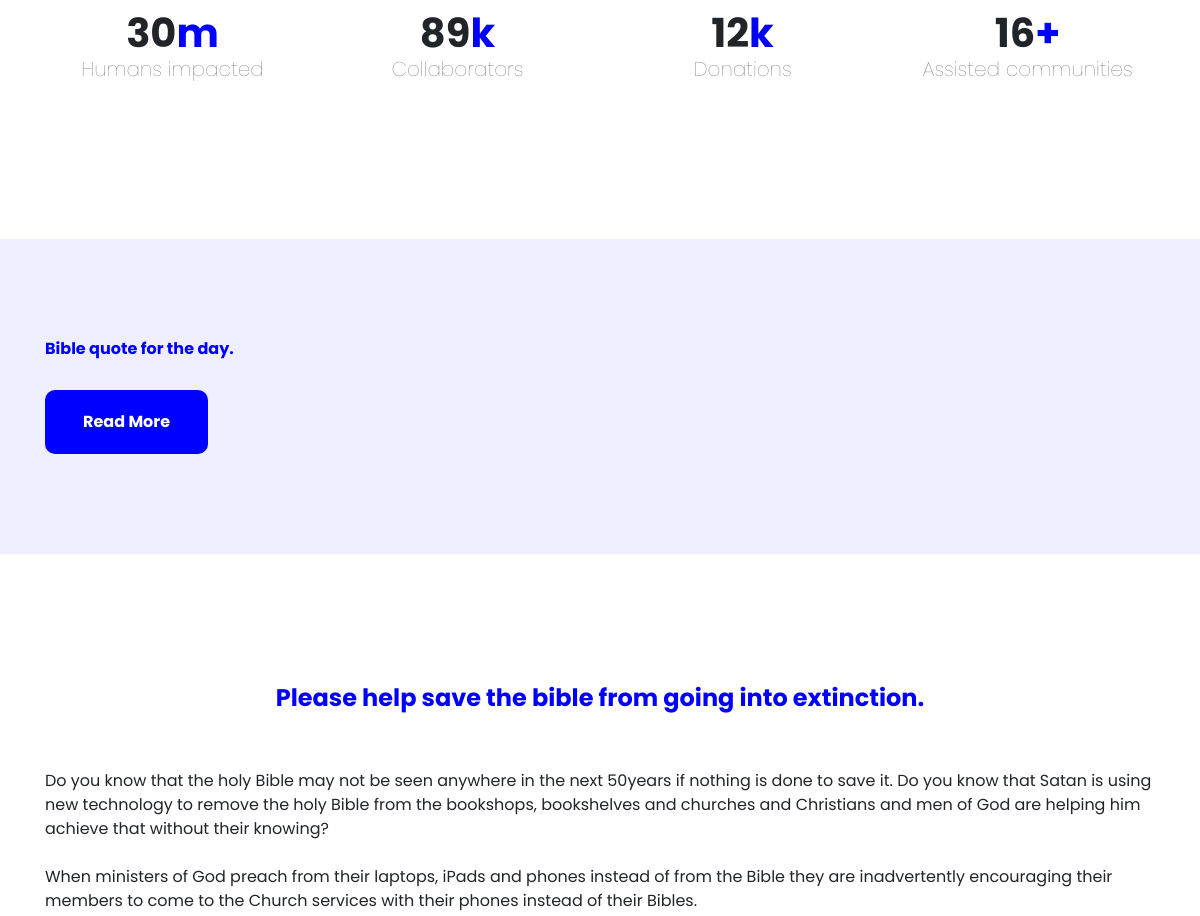
Before: / (middle part) with the older database file.
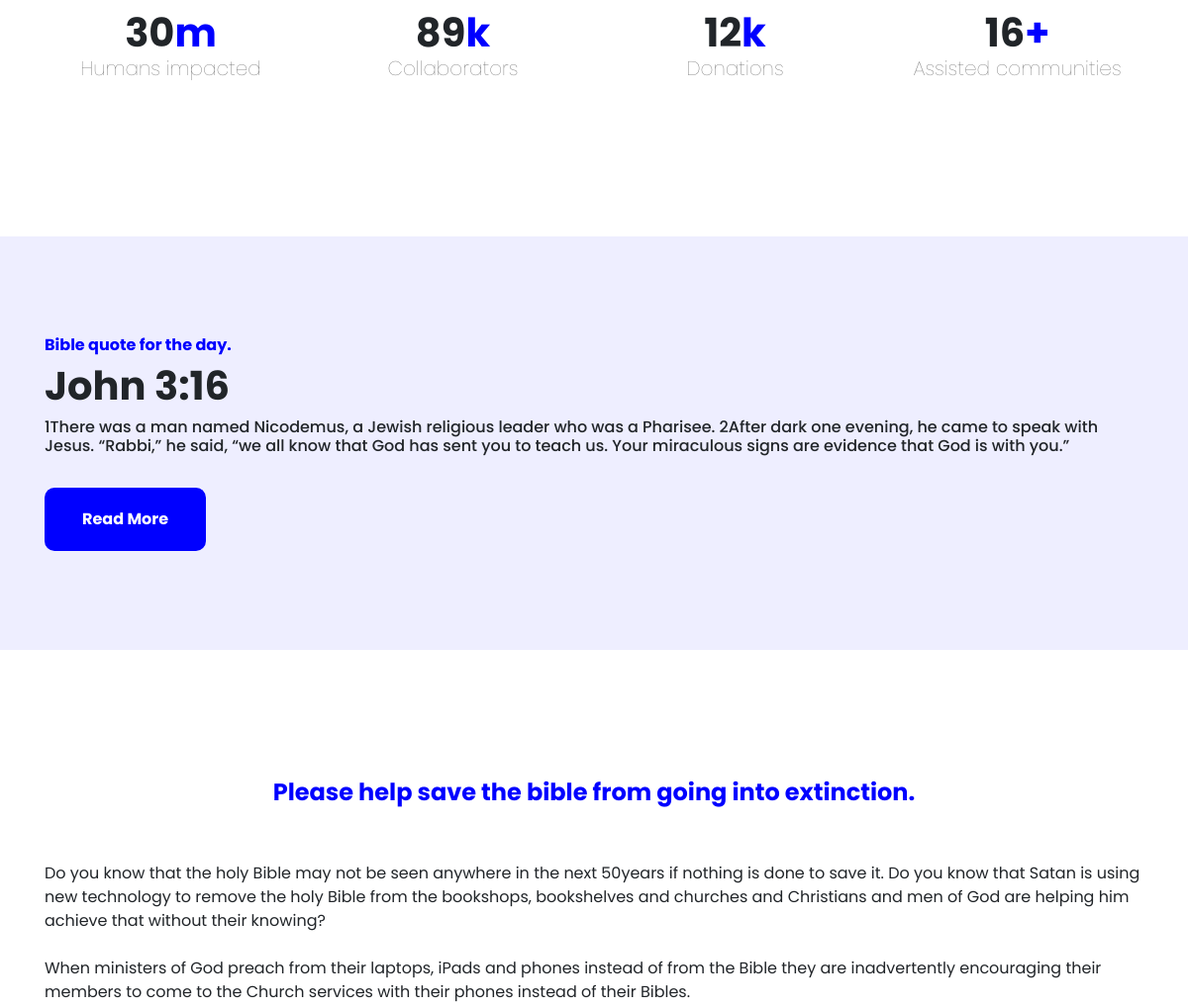
After: the same page with the newer database file.
### app.py (models this page shows)
class Update(db.Model):
    tablename = ['Update']
    id = db.Column(db.Integer, primary_key=True)
    field1 = db.Column(db.String)
    field2 = db.Column(db.String)
    field3 = db.Column(db.String)
    field4 = db.Column(db.String)
    date = db.Column(db.String)
    date_created = db.Column(db.DateTime, default=datetime.utcnow)
    def __repr__(self):
        return f"Scripture('{self.id}', '{self.date}')"

class Scripture(db.Model):
    tablename = ['Posts']
    id = db.Column(db.Integer, primary_key=True)
    title = db.Column(db.String, nullable=False)
    content = db.Column(db.String)
    link = db.Column(db.String)
    date_created = db.Column(db.DateTime, default=datetime.utcnow)
    def __repr__(self):
        return f"Scripture('{self.id}', '{self.title}')"

### app.py (the view)
@app.route('/',methods=['GET','POST'])
def home():
    scripture = Scripture.query.order_by(Scripture.id.desc()).first()
    update = Update.query.order_by(Update.id.desc()).first()
    print(scripture)
    print(update)
    return render_template('index.html', scripture=scripture, update=update)

### templates/index.html (shortened to what this page needs)
    {% extends "layout.html" %}
    {% block body %}
    <section style="margin-top: 100px; padding-bottom: 100px;">
        <div class="container">
            <div class="row">
                <div class="col-md-3 dataCard" data-aos="fade-up" data-aos-easing="ease-in" data-aos-duration="500">
                    <h1 class="support-row-header">{{update.field1}}<span class="support-row-span">m</span></h1>
                    <h6 class="support">Humans impacted</h6>
                </div>
                <div class="col-md-3 dataCard" data-aos="fade-up" data-aos-easing="ease-in" data-aos-duration="500" data-aos-delay="100">
                    <h1 class="support-row-header">{{update.field2}}<span class="support-row-span">k</span></h1>
                    <h6 class="support">Collaborators</h6>
                </div>
                <div class="col-md-3 dataCard" data-aos="fade-up" data-aos-easing="ease-in" data-aos-duration="500" data-aos-delay="200">
                    <h1 class="support-row-header">{{update.field3}}<span class="support-row-span">k</span></h1>
                    <h6 class="support">Donations</h6>
                </div>
                <div class="col-md-3 dataCard" data-aos="fade-up" data-aos-easing="ease-in" data-aos-duration="500" data-aos-delay="300">
                    <h1 class="support-row-header">{{update.field4}}<span class="support-row-span">+</span></h1>
                    <h6 class="support">Assisted communities</h6>
                </div>
            </div>
        </div>
    </section>
    <section class="secondarySection" data-aos="fade-in" data-aos-easing="ease-in" data-aos-duration="500" data-aos-delay="100">
        <div class="container">
            <div class="row">
                <div class="col">
                    <h6 class="small-header">Bible quote for the day.</h6>
                    <h1 class="header" style="font-weight: bold;">{{scripture.title}}</h1>
                    <h6 >
                        {{scripture.content}}
                    </h6>
                    <br/>
                    <a href={{scripture.link}}>
                        <button class="primaryButton">Read More</button>
                    </a>
                </div>
            </div>
        </div>
    </section>
    <section class="primarySection">
        <div id="whatWeDo" class="container">
        <h4 style="text-align:center;" class="small-header">Please help save the bible from going into extinction.</h4>
        <br/>
        <br/>
        <p>Do you know that the holy Bible may not be seen anywhere in the next 50years if nothing is done to save it.
            Do you know that Satan is using new technology to remove the holy Bible from the bookshops, bookshelves and churches and Christians and men of God are helping him achieve that without their knowing?
            <br/>
            <br/>
            When ministers of God preach from their laptops, iPads and phones instead of from the Bible they are inadvertently encouraging their members to come to the Church services with their phones instead of  their Bibles.
            <br/>
            <br/>
            <br/>
            <br/>
            <br/>
            <br/>
            <br/>
            <br/>
            <br/>
            <br/>
            </p>
        </div>
    </section>
{% endblock %}

### templates/layout.html (shortened to what this page needs)
<!doctype html>
<html lang="en">
  <head>
    <link rel="stylesheet" href="../static/css/style.css">
<link rel="stylesheet" href="https://unpkg.com/aos@next/dist/aos.css" />
    <link rel="stylesheet" href="https://maxcdn.bootstrapcdn.com/bootstrap/4.0.0/css/bootstrap.min.css">
  </head>
  <body class="body">
    {%block body %}
    {% endblock %}
  </body>
</html>

### static/css/style.css (style rules this page uses)
html { font-family: 'Poppins', sans-serif; scroll-behavior: smooth; }
h4,h6 { margin: 0; }
.body { font-family: 'Poppins', sans-serif; }
.primaryButton { background-color: blue; padding: 20px 38px; color: white; border: none; font-weight: bold; border-radius: 10px; margin-right: 20px; }
.secondarySection { background-color: rgba(0, 0, 255, 0.067); padding-top: 100px; padding-bottom: 100px; }
.primarySection { padding-top: 100px; padding-bottom: 100px; }
.dataCard { text-align: center; margin: 20px auto; }
.small-header { color: blue; font-weight: bold; }
section { margin-bottom: 30px; }
.support { font-family: 'Poppins', sans-serif; font-weight: lighter; font-size: 20px; color: rgba(0, 0, 0, 0.614); }
.support-row-span { color: blue; }
.support-row-header { font-family:'Poppins'; font-weight: bolder; margin-bottom: 0; }

Changed rows visible on the page:
added Scripture: title "John 3:16", content "1There was a man named Nicodemus, a Jewish religious leader who was a Pharisee. 2After dark one evening, he came to speak with Jesus. “Rabbi,” he said, “we all know that God has sent you to teach us. Your miraculous signs are evidence that God is with you.”"
